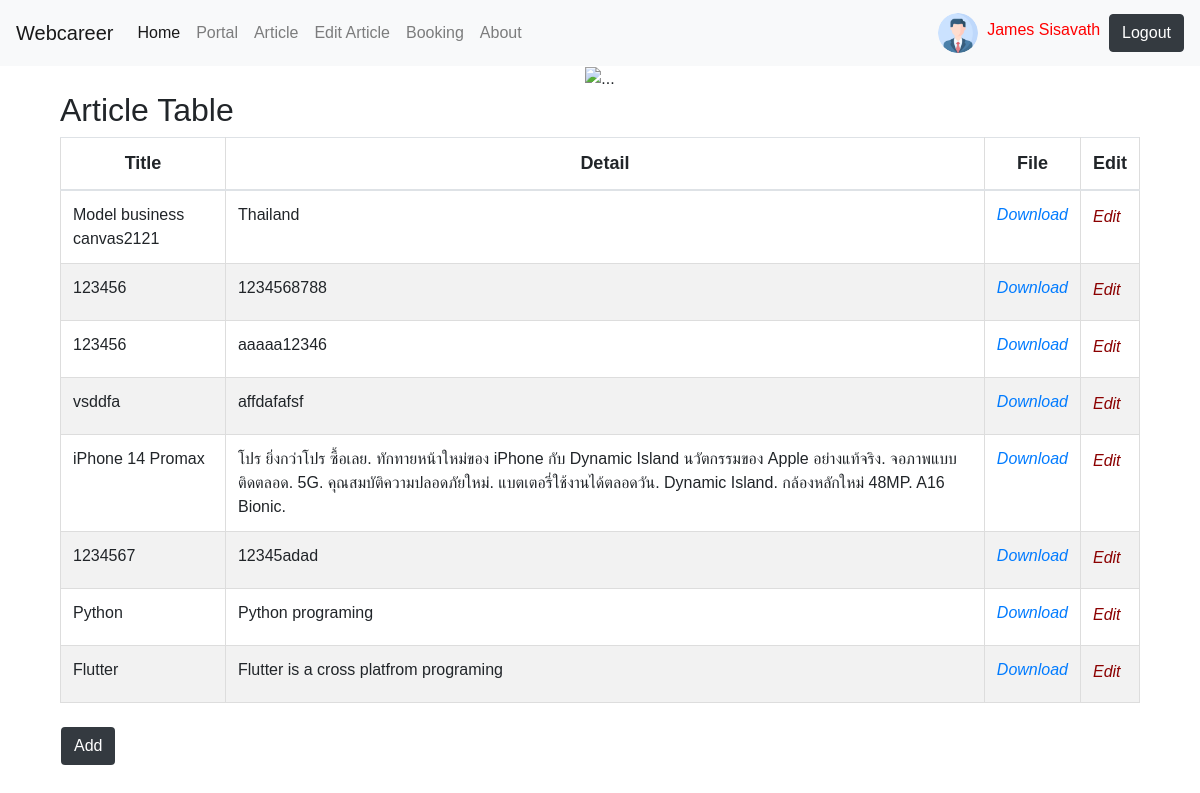
The app's page /portal/ (signed in) with its own data.
### myapp/models.py (models this page shows, shortened)
class Profile(models.Model):
    user = models.OneToOneField(User, on_delete=models.CASCADE)
    photo = models.ImageField(upload_to="photoprofile", null=True, blank=True, default='default.png')
    usertype = models.CharField(max_length=100, default='member')
    cartquan = models.IntegerField(default=0)

class Portal(models.Model):
    title = models.CharField(max_length=100)
    detail = models.TextField()
    file = models.FileField(upload_to='files/')
    tag = models.TextField(blank=True, null=True)
    email = models.TextField(null=True, blank=True)

### myapp/views.py (the view)
# urls.py: path('portal/', portal, name='portal'),
def portal(request):
    all_portals = Portal.objects.all()
    context = {"all_portals": all_portals}
    return render(request, "webcareer/portal.html", context)

### myapp/templates/webcareer/portal.html (shortened to what this page needs)
{% extends 'webcareer/base.html' %}
{% block content%}
<!DOCTYPE html>
<html>
<head>
</head>
<body>
<div class="container">
<h2>Article Table</h2>
<table class="table">
  <thead>
  <tr>
    <th style="font-size:18px;text-align: center;">Title</th>
    <th style="font-size:18px;text-align: center;">Detail</th>
    <th style="font-size:18px;text-align: center;">File</th>
    <th style="font-size:18px;text-align: center;">Edit</th>
  </tr>
</thead>
<tbody>
  {% for portal in all_portals %}
  <tr>
    <td>{{portal.title}}</td>
    <td>{{portal.detail}}</td>
    <td><form method="get" action="file.doc">
    <a href="{{portal.file.url}}"><i class="fa fa-address-card-o" style="font-size:16px;color:danger;">Download</i></a>
   </form></td>
   <td>
    <a href="{% url 'edit-article' portal.id %}"><i class="fa fa-file" style="font-size:16px;color:darkred;"><h5>Edit</5></i></a>
    </td>
  </tr>
  {% endfor %}
</tbody>
</table>
<div style="padding: 4px"></div>
  <div class="row">
    <div style="padding: 8px"></div>
    <a href="{% url 'add-article' %}" class="btn badge-dark">Add</a>
  </div>
  <div style="padding: 20px"></div>
</div>
</body>
</html>
{% endblock content %}

### myapp/templates/webcareer/base.html (shortened to what this page needs)
<!DOCTYPE html>
{% load static %}
<html>
  <head>
    <link
      rel="stylesheet"
      href="https://cdn.jsdelivr.net/npm/bootstrap@4.6.2/dist/css/bootstrap.min.css"
    />
  </head>
  <body>
    <nav class="navbar navbar-expand-lg navbar-light bg-light">
      <a class="navbar-brand" href="/">Webcareer</a>
      <div class="collapse navbar-collapse" id="navbarSupportedContent">
        <ul class="navbar-nav mr-auto">
          <li class="nav-item active">
            <a class="nav-link" href="/"
              >Home <span class="sr-only">(current)</span></a
            >
          </li>
          <li class="nav-item">
            <a class="nav-link" href="/portal">Portal</a>
          </li>
          <li class="nav-item">
            <a class="nav-link" href="/add-article">Article</a>
          </li>
          <li class="nav-item">
            <a class="nav-link" href="/edit-article">Edit Article</a>
          </li>
          <li class="nav-item">
            <a class="nav-link" href="/booking">Booking</a>
          </li>
          <li class="nav-item">
            <a class="nav-link" href="/about">About</a>
          </li>
        </ul>
        {% if user.is_authenticated %}
        <img
          src="{{user.profile.photo.url}}"
          width="40"
          height="40"
          class="rounded-circle"
        />&nbsp&nbsp
        <p style="color: red; margin-top: 10px">
           {{user.first_name}} {{user.last_name}}&nbsp&nbsp
        </p>
        <a class="btn btn-dark" href="{% url 'logout' %}">Logout</a>
        {% else %}
        <a class="btn btn-dark" href="{% url 'register' %}">Register</a>
        &nbsp&nbsp&nbsp
        <a class="btn btn-dark" href="{% url 'login' %}">Login</a>
        {% endif %}
      </div>
    </nav>
    <div class="text-center">
      <img
        src="https://www.uncle-engineer.com/static/images/hero.png"
        class="center"
        alt="..."
      />
    </div>
    <div class="container">
      {% block content%}{% endblock content%}
    </div>
  </body>
</html>

### myapp/templates/webcareer/portal.html (style rules this page uses)
body { font-family: Arial; }
table { font-family: arial, sans-serif; border-collapse: collapse; width: 100%; }
td, th { border: 1px solid #dddddd; text-align: left; padding: 8px; }
tr:nth-child(even) { background-color: #f2f2f2; }

### records on screen
Portal: title "Model business canvas2121", detail "Thailand"
Portal: title "123456", detail "1234568788"
Portal: title "123456", detail "aaaaa12346"
Portal: title "vsddfa", detail "affdafafsf"
Portal: title "iPhone 14 Promax", detail "โปร ยิ่งกว่าโปร ซื้อเลย. ทักทายหน้าใหม่ของ iPhone กับ Dynamic Island นวัตกรรมของ Apple อย่างแท้จริง. จอภาพแบบติดตลอด. 5G. คุณสมบัติความปลอดภัยใหม่. แบตเตอรี่ใช้งานได้ตลอดวัน. Dynamic Island. กล้องหลักใหม่ 48MP. A16 Bionic."
Portal: title "1234567", detail "12345adad"
Portal: title "Python", detail "Python programing"
Portal: title "Flutter", detail "Flutter is a cross platfrom programing"

### other values on screen
{{ user.first_name }} "James"
{{ user.last_name }} "Sisavath"
